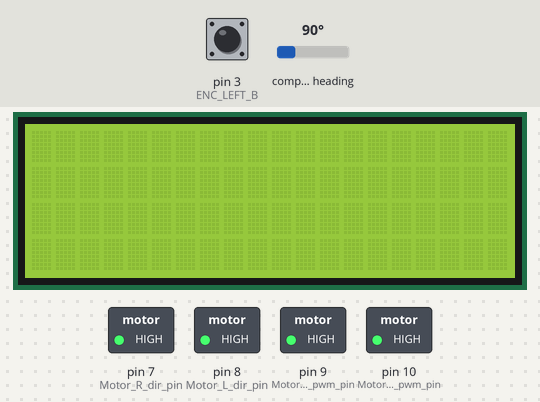
A sketch run on a simulated Arduino Mega 2560, built with avr-gcc and run on an emulated ATmega2560. Shown: 20×4 character LCD, switched loads named in the sketch (green lamp = pin HIGH). Wiring (inferred from the names in the program): CMPS compass at I2C address 0x60. Inputs (shaded band) come from the test bench; at power-on: compass heading 90°, pin 3 (ENC_LEFT_B) HIGH. What the sketch prints to the serial monitor is not drawn.

Above: at 1.2 s.
1.3 s: compass heading set to 7°
4.3 s: compass heading set to 90°
Timing chart, 0 to 7.3 s (numbered marks = the images above; inputs shaded):
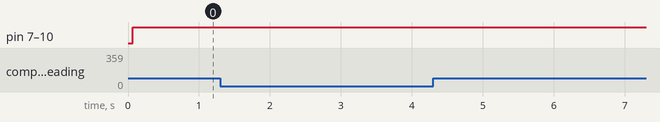

Measured:
- after the input at 1.3 s, every drawn part: stays the same
- after the input at 4.3 s, every drawn part: stays the same

The sketch:

Compass_12C_Bus.ino
```cpp
#include <Wire.h>
#define CMPS14_Address 0x60
#include <LiquidCrystal.h>
#include <TimerOne.h>
LiquidCrystal lcd(37, 36, 35, 34, 33, 32);
#define PPR 176
#define WHEEL_RADIUS_CM 2.1

#define JOY_X_PIN A0
#define JOY_Y_PIN A1
#define Motor_forward 0
#define Motor_return 1
#define Motor_L_dir_pin 8
#define Motor_R_dir_pin 7
#define Motor_L_pwm_pin 10
#define Motor_R_pwm_pin 9
#define ENC_RIGHT_A 23
#define ENC_RIGHT_B 2
#define ENC_LEFT_A 24
#define ENC_LEFT_B 3

int pulseCount = 0;

byte raw;

bool turn = false;

int turnCount = 0;

void setup() {
  Wire.begin();  // Initialize the I2C communication
  Serial.begin(9600);
  lcd.begin(20, 4);

  attachInterrupt(digitalPinToInterrupt(ENC_LEFT_B), encoderInterrupt, FALLING);

  pinMode(Motor_L_dir_pin, OUTPUT);
  pinMode(Motor_R_dir_pin, OUTPUT);
  pinMode(Motor_L_pwm_pin, OUTPUT);
  pinMode(Motor_R_pwm_pin, OUTPUT);
  pinMode(ENC_RIGHT_A, INPUT);
  pinMode(ENC_RIGHT_B, INPUT);
  pinMode(ENC_LEFT_A, INPUT);
  pinMode(ENC_LEFT_B, INPUT);
  pinMode(JOY_X_PIN, INPUT);
  pinMode(JOY_Y_PIN, INPUT);
}

void loop() {
  float pulsesPerRevolution = PPR;
  float wheelDistanceRevolution = 2.0 * PI * WHEEL_RADIUS_CM;
  float pulsesFor50cm = (50.0 / wheelDistanceRevolution) * pulsesPerRevolution;

  // Request a single byte (8 bits) of data from the compass sensor
  Wire.beginTransmission(CMPS14_Address);
  Wire.write(1);
  Wire.endTransmission();

  // Read the data from the compass sensor
  Wire.requestFrom(CMPS14_Address, 1, true);
  if (Wire.available() >= 1) {
    raw = Wire.read();  // Read the 8-bit bearing value
    Serial.print("Raw Bearing Value: ");
    Serial.println(raw);
  }

  int pwm_R = 0;
  int pwm_L = 0;

  if (turnCount < 2) {
    if (!turn) {
      if (turnCount == 0 && pulseCount <= 500) {
        // Serial.println(pulseCount);
        // Serial.println(pulsesFor50cm);
        pwm_R = 255;
        pwm_L = 255;
        digitalWrite(Motor_R_dir_pin, Motor_return);
        digitalWrite(Motor_L_dir_pin, Motor_return);
      } else if (turnCount == 1 && pulseCount <= 660) {
        pwm_R = 255;
        pwm_L = 255;
        digitalWrite(Motor_R_dir_pin, Motor_return);
        digitalWrite(Motor_L_dir_pin, Motor_return);
      } else {
        // if (turnCount == 1) {
        //   pwm_R = 0;
        //   pwm_L = 0;
        // }
        turn = true;
      }
    } else {
      if (raw < 65 || raw > 240) {
        pwm_L = 255;
        digitalWrite(Motor_L_dir_pin, Motor_forward);
      } else if (raw = 65) {
        pwm_L = 0;
        pulseCount = 0;
        turn = false;
        turnCount++;
      }
    }
  }

  analogWrite(Motor_L_pwm_pin, pwm_L);
  analogWrite(Motor_R_pwm_pin, pwm_R);


}

void encoderInterrupt() {
  pulseCount++;
}
```
